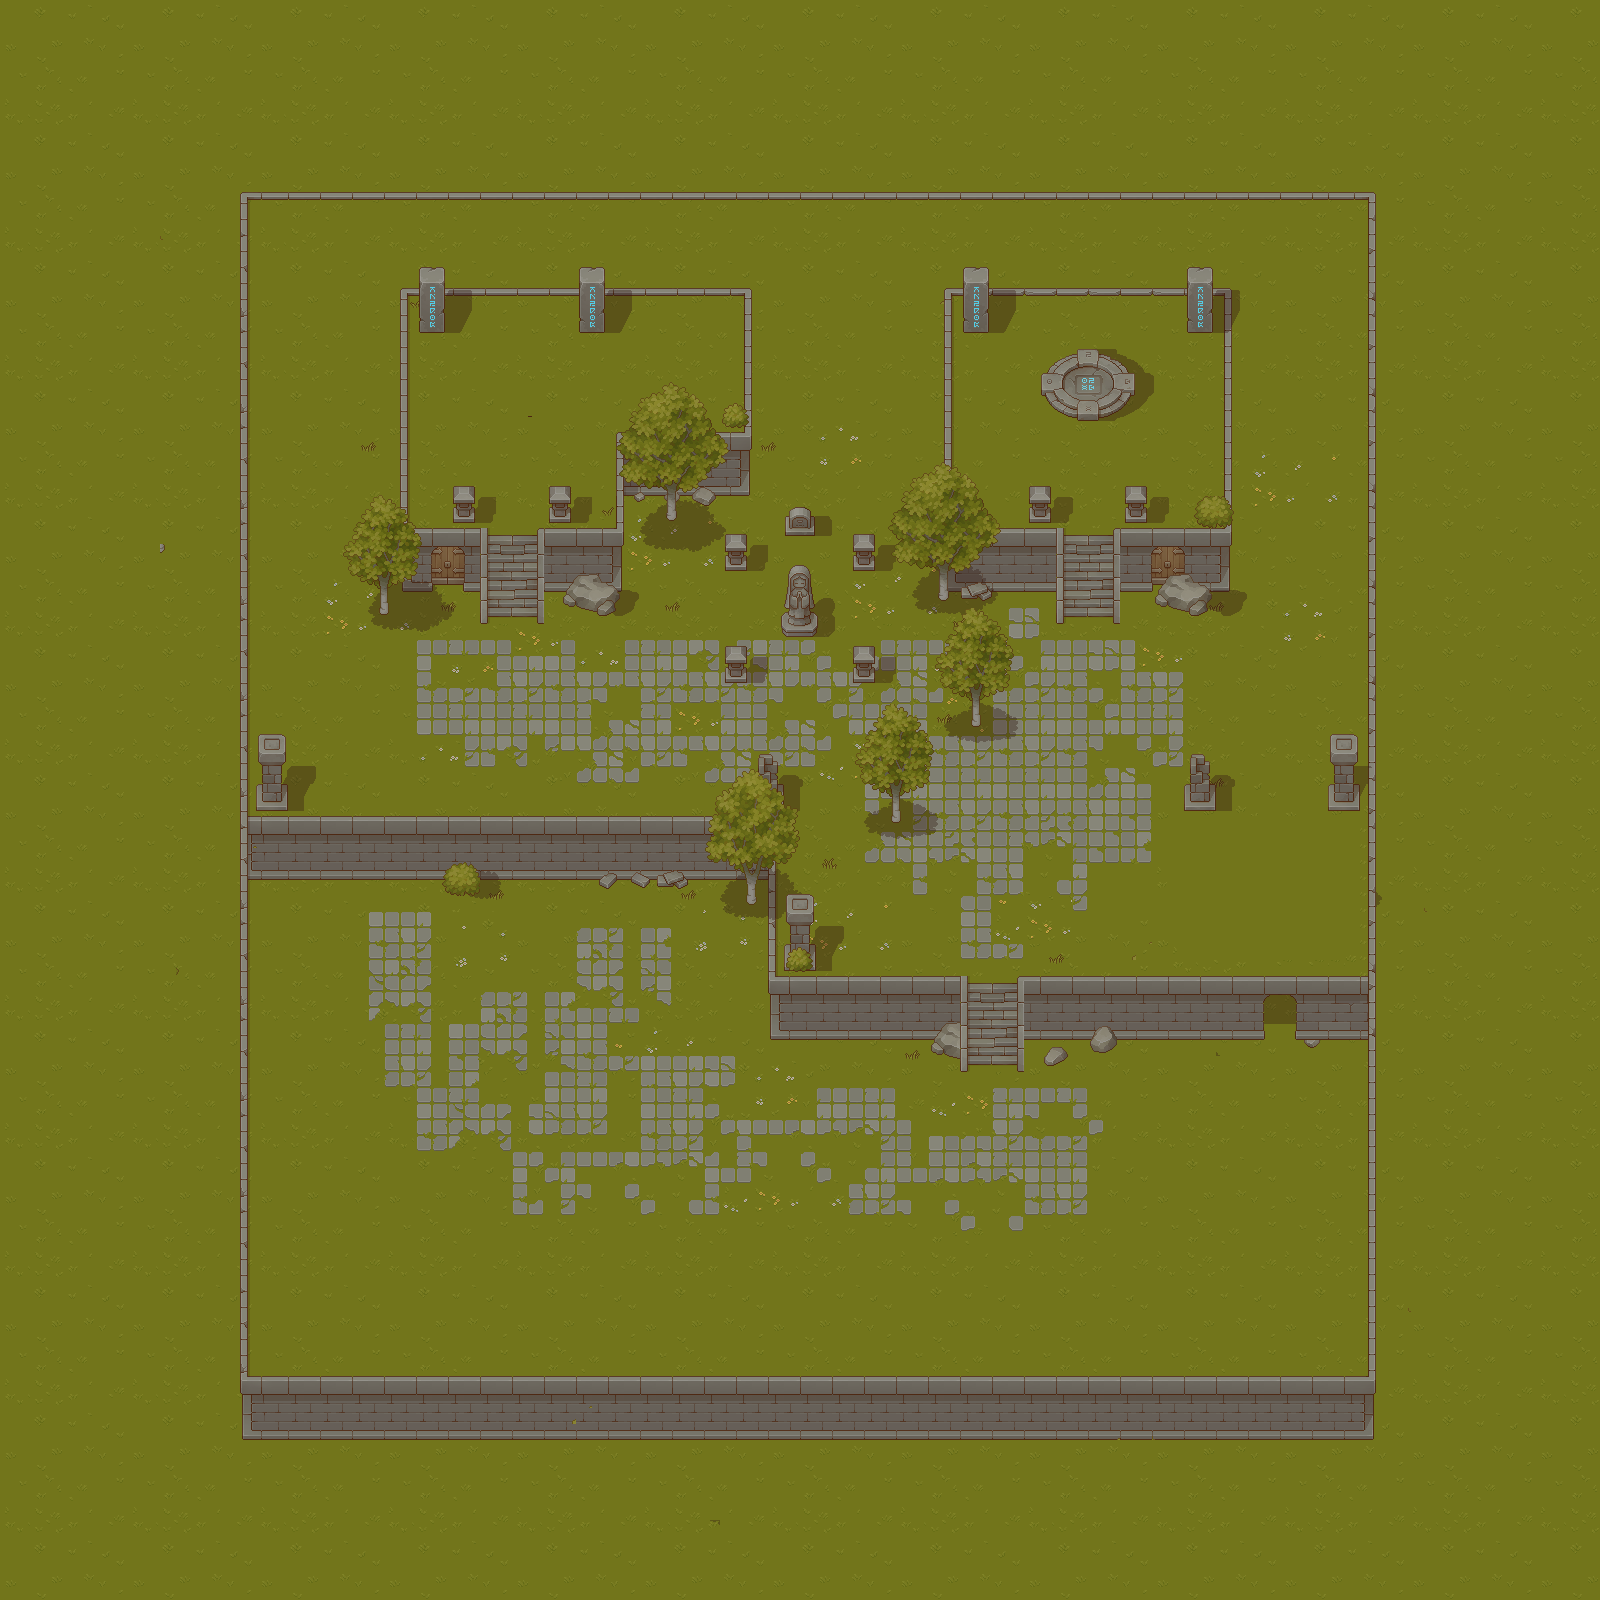

Tiled map render using the project's own tile images. Description and the map definition, with tile-layer contents summarised, below:
An orthogonal 100x100 tile map with 16x16 px tiles, 11 tile layers (ground, grass, wall, topshadow, ...), 2 tilesets and 102 objects (Start Point, End Point, Durin The Blacksmith, Robert The Fallen Slayer).

<map version="1.10" tiledversion="1.10.2" orientation="orthogonal" renderorder="right-down" width="100" height="100" tilewidth="16" tileheight="16" infinite="0" nextlayerid="27" nextobjectid="142">
 <editorsettings>
  <export target="tilemap00..tmx" format="tmx" />
 </editorsettings>
 <tileset firstgid="1" source="ground_tileset.tsx" />
 <tileset firstgid="925" source="tilesets1.tsx" />
 <layer id="9" name="ground" width="100" height="100">
  <data>[10000 cells, 10000 non-empty, 64 distinct tile ids]</data>
 </layer>
 <layer id="10" name="grass" width="100" height="100">
  <data>[10000 cells, 1343 non-empty, 211 distinct tile ids]</data>
 </layer>
 <layer id="11" name="wall" width="100" height="100">
  <data>[10000 cells, 801 non-empty, 138 distinct tile ids]</data>
 </layer>
 <layer id="16" name="topshadow" width="100" height="100" opacity="0.35">
  <data>[10000 cells, 468 non-empty, 190 distinct tile ids]</data>
 </layer>
 <objectgroup id="3" name="Player">
  <object id="11" name="Start Point" x="1091.36" y="391.114" />
  <object id="12" name="End Point" x="1079.36" y="375.398" width="18.1667" height="18.5" />
 </objectgroup>
 <layer id="17" name="top-wall" width="100" height="100">
  <data>[10000 cells, 373 non-empty, 34 distinct tile ids]</data>
 </layer>
 <layer id="13" name="stone" width="100" height="100">
  <data>[10000 cells, 116 non-empty, 76 distinct tile ids]</data>
 </layer>
 <layer id="14" name="struct" width="100" height="100">
  <data>[10000 cells, 229 non-empty, 128 distinct tile ids]</data>
 </layer>
 <layer id="12" name="tree" width="100" height="100">
  <data>[10000 cells, 457 non-empty, 225 distinct tile ids]</data>
 </layer>
 <objectgroup id="2" name="Collision">
  <object id="1" x="-1.56665" y="193.601" width="255.702" height="1209.01" />
  <object id="3" x="1360.31" y="193.568" width="227.301" height="1207.14" />
  <object id="4" x="247.786" y="6.3956" width="1127.71" height="199.9" rotation="359.99" />
  <object id="70" x="247.786" y="6.3956" width="1127.71" height="199.9" rotation="359.99" />
  <object id="16" x="778.875" y="610.958" width="41.1667" height="29.7917" />
  <object id="17" x="-554.545" y="230.303" />
  <object id="18" x="248.5" y="808" width="532.167" height="69.5682" />
  <object id="19" x="763.545" y="861.667" width="16.7273" height="113.667" />
  <object id="20" x="763.515" y="970.989" width="207.701" height="66.8068" />
  <object id="21" x="935" y="1024" width="24" height="33" />
  <object id="22" x="961" y="1021" width="10.2311" height="53.4545" />
  <object id="23" x="1014.03" y="971.235" width="12.3447" height="100.098" />
  <object id="24" x="1025.67" y="970.834" width="139.969" height="66.8409" />
  <object id="27" x="395.614" y="523.341" width="95.75" height="66.9091" />
  <object id="28" x="533.159" y="523" width="95.8636" height="66.8636" />
  <object id="29" x="564.75" y="577" width="55.75" height="38.25" />
  <object id="30" x="533.409" y="572.75" width="15.25" height="53.8182" />
  <object id="31" x="476.682" y="573.25" width="14.9886" height="54.3636" />
  <object id="32" x="394.864" y="289.5" width="17.8636" height="239.75" />
  <object id="33" x="739" y="289" width="17.5" height="143.25" />
  <object id="34" x="610" y="429" width="146.5" height="64.5455" />
  <object id="35" x="611" y="477.25" width="18.25" height="52.25" />
  <object id="36" x="408" y="284.25" width="348.5" height="15.5" />
  <object id="37" x="414.375" y="310" width="34.875" height="27.5455" />
  <object id="38" x="574.932" y="310.727" width="34.8182" height="25.8977" />
  <object id="39" x="447.273" y="505.636" width="33.4545" height="17.8182" />
  <object id="40" x="543.455" y="505.091" width="33.2727" height="17.4545" />
  <object id="41" x="779.5" y="516.125" width="40.75" height="24" />
  <object id="42" x="720.63" y="554.852" width="30.0114" height="20.3977" />
  <object id="43" x="785.75" y="517.375" width="28.5" height="17.625" />
  <object id="44" x="848.5" y="554.875" width="31.5" height="19.625" />
  <object id="45" x="720.716" y="667" width="30.983" height="19.8352" />
  <object id="46" x="849.511" y="666.875" width="29.3636" height="20" />
  <object id="47" x="747.591" y="784.125" width="40.375" height="27.4773" />
  <object id="48" x="781.273" y="943.636" width="41.0909" height="28.3636" />
  <object id="49" x="936.182" y="522.205" width="132.761" height="68.1364" />
  <object id="50" x="1108.39" y="522.489" width="128.114" height="67.1932" />
  <object id="51" x="1158" y="578.25" width="54.75" height="35.5" />
  <object id="52" x="1051.75" y="572.75" width="17.2273" height="55.375" />
  <object id="53" x="1108.51" y="572.75" width="16.4886" height="55.625" />
  <object id="54" x="1023.9" y="506.932" width="32.4091" height="17.25" />
  <object id="55" x="1120.13" y="507" width="32.1136" height="15.1818" />
  <object id="56" x="1181.06" y="312.545" width="36.125" height="25.8977" />
  <object id="57" x="959.318" y="314.545" width="35.1023" height="22.875" />
  <object id="58" x="935.909" y="288.25" width="21.3864" height="240" />
  <object id="59" x="1217.27" y="289" width="21" height="240" />
  <object id="60" x="951.75" y="282.75" width="272.25" height="19" />
  <object id="61" x="1320.91" y="784" width="38.7273" height="26.3636" />
  <object id="62" x="1176" y="784.182" width="48" height="25.6364" />
  <object id="63" x="1165.25" y="802.848" width="24.8485" height="173.152" />
  <object id="64" x="1183.33" y="802.515" width="184.333" height="74.1515" />
  <object id="66" x="254.5" y="783.5" width="37.75" height="25.75" />
  <object id="67" x="1193.82" y="923.455" width="45.6364" height="39.4545" />
  <object id="68" x="1235.82" y="869.273" width="24.1818" height="20.1818" />
  <object id="69" x="1202.18" y="869.636" width="24.1818" height="19.4545" />
  <object id="72" x="664.068" y="509.375" width="16.3068" height="12.6705" />
  <object id="73" x="377.818" y="604.545" width="12.3636" height="10.9091" />
  <object id="74" x="743.818" y="891.455" width="16.1818" height="15.4545" />
  <object id="76" x="1319.45" y="890" width="16" height="15.2727" />
  <object id="77" x="936.364" y="590.727" width="14" height="12.7273" />
  <object id="81" x="1038.25" y="1043" width="33.75" height="27" />
  <object id="82" x="1086.75" y="1038" width="34" height="20" />
  <object id="94" x="722.909" y="419.273" width="26.1818" height="7.81818" />
  <object id="115" x="1295.82" y="1030" width="74.0073" height="8.17427" />
  <object id="129" x="658.75" y="624.5" width="16.25" height="18.25" />
  <object id="133" x="1159.66" y="1031.25" width="104.007" height="7.5076" />
  <object id="135" x="242.667" y="1377.33" width="1130.67" height="222.667" />
  <object id="138" x="964.75" y="717.5" width="22.5" height="13" />
  <object id="139" x="884" y="815.25" width="24" height="12.75" />
 </objectgroup>
 <objectgroup id="5" name="NPC">
  <object id="5" name="Durin The Blacksmith" x="671.111" y="603.175" width="29.4002" height="29.7002" />
  <object id="137" name="Robert The Fallen Slayer" x="509.333" y="380" />
 </objectgroup>
 <objectgroup id="19" name="HideObject">
  <object id="85" x="766.33" y="560.045" width="53.6705" height="51.1306" />
  </objectgroup>
 <objectgroup id="25" name="JoinRoom">
  <!-- 2 objects omitted --></objectgroup>
 <layer id="15" name="etx" width="100" height="100">
  <data>[10000 cells, 234 non-empty, 83 distinct tile ids]</data>
 </layer>
 <layer id="22" name="topgrass" width="100" height="100">
  <data>[10000 cells, 130 non-empty, 17 distinct tile ids]</data>
 </layer>
 <layer id="24" name="topwall" width="100" height="100">
  <data>[10000 cells, 10 non-empty, 6 distinct tile ids]</data>
 </layer>
</map>
<!-- 28 of 102 objects omitted -->
